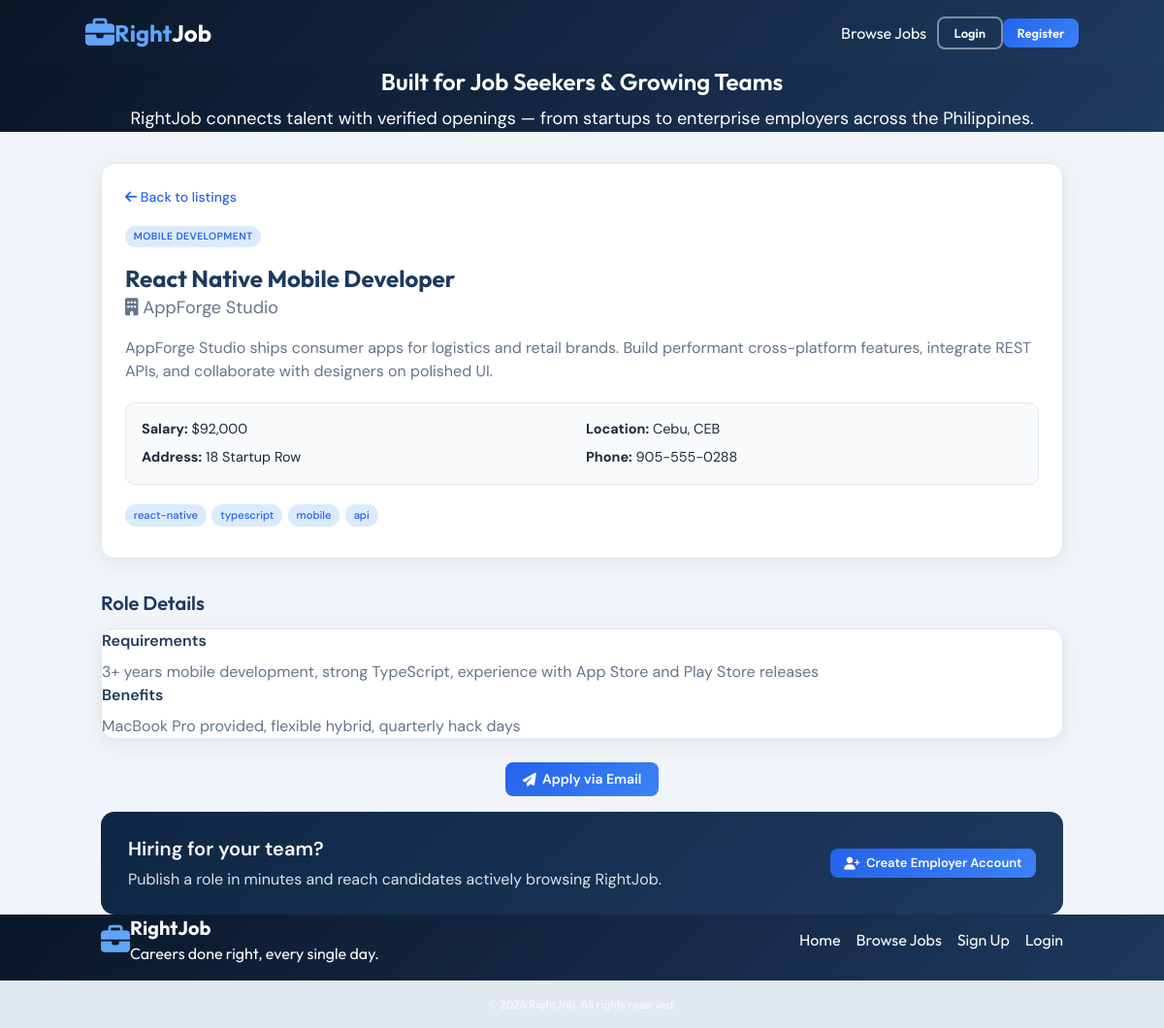
Screenshot of /listings/3 with the database file from the repository.
### tables this page shows
CREATE TABLE IF NOT EXISTS listings (
    id INT AUTO_INCREMENT PRIMARY KEY,
    title VARCHAR(255) NOT NULL,
    description TEXT NOT NULL,
    salary VARCHAR(50) NOT NULL,
    tags VARCHAR(255) DEFAULT NULL,
    company VARCHAR(255) DEFAULT NULL,
    address VARCHAR(255) DEFAULT NULL,
    city VARCHAR(100) NOT NULL,
    state VARCHAR(50) NOT NULL,
    phone VARCHAR(50) DEFAULT NULL,
    email VARCHAR(255) NOT NULL,
    requirements TEXT DEFAULT NULL,
    benefits TEXT DEFAULT NULL,
    category VARCHAR(50) DEFAULT NULL,
    user_id INT NOT NULL,
    created_at TIMESTAMP DEFAULT CURRENT_TIMESTAMP,
    FOREIGN KEY (user_id) REFERENCES users(id) ON DELETE CASCADE
);

### App/controllers/ListingController.php (called while the page is built, shortened)
<?php
class ListingController
{
    protected $db;
    public function __construct()
    {
        $config = require basePath('config/db.php');
        $this->db = new Database($config);
    }
    public function show($params)
    {
        $listing = $this->findListing($params['id'] ?? '');
        loadView('listings/show', [
            'pageTitle' => e($listing->title) . ' — RightJob',
            'listing' => $listing,
            'canManage' => $this->canManage($listing),
        ]);
    }
    protected function findListing($id)
    {
        return $this->db->query(
            'SELECT * FROM listings WHERE id = :id',
            ['id' => $id]
        )->fetch();
    }
    protected function canManage($listing): bool
    {
        if (!isEmployer()) {
            return false;
        }
        return (int) $listing->user_id === currentUserId();
    }
}

### public/index.php (called while the page is built, shortened)
<?php
require '../helpers.php';
$router = new Router();
$router->route(normalizeUri());

### Framework/Database.php (called while the page is built, shortened)
<?php
class Database
{
    public $conn;
    public function __construct($config)
    {
        $dsn = "mysql:host={$config['host']};port={$config['port']};dbname={$config['dbname']}";
        $options = [PDO::ATTR_ERRMODE => PDO::ERRMODE_EXCEPTION, PDO::ATTR_DEFAULT_FETCH_MODE => PDO::FETCH_OBJ];
        try {
            $this->conn = new PDO($dsn, $config['username'], $config['password'], $options);
        } catch (\PDOException $e) {
            throw new Exception('Database failed connection: ' . $e->getMessage());
        }
    }
    public function query($query, $params = [])
    {
        try {
            $sth = $this->conn->prepare($query);
            foreach ($params as $param => $value) {
                $sth->bindValue(':' . $param, $value);
            }
            $sth->execute();
            return $sth;
        } catch (PDOException $e) {
            throw new Exception("Query failed{$e->getMessage()}");
        }
    }
}

### App/views/listings/show.view.php (the view, shortened to what this page needs)
<?= loadPartial('head') ?>
<?= loadPartial('navbar') ?>
<?= loadPartial('top-banner') ?>
<section class="container mx-auto p-4 mt-4">
    <div class="panel detail-panel">
        <div class="flex flex-wrap justify-between items-center gap-3 mb-4">
            <a class="back-to-listings" href="<?= url('/listings') ?>">
                <i class="fa fa-arrow-left"></i> Back to listings
            </a>
        </div>
        <?php if (!empty($listing->category)) : ?>
            <span class="category-badge mb-2"><?= e(categoryLabel($listing->category)) ?></span>
        <?php endif; ?>
        <h1 class="text-2xl font-bold text-primary-brand mt-2"><?= e($listing->title) ?></h1>
        <?php if (!empty($listing->company)) : ?>
            <p class="text-lg mt-1 text-gray-600"><i class="fa fa-building"></i> <?= e($listing->company) ?></p>
        <?php endif; ?>
        <p class="text-gray-700 mt-4 leading-relaxed"><?= e($listing->description) ?></p>
        <ul class="detail-meta">
            <li><strong>Salary:</strong> <?= formatSalary($listing->salary) ?></li>
            <li><strong>Location:</strong> <?= e($listing->city) ?>, <?= e($listing->state) ?></li>
            <?php if (!empty($listing->address)) : ?><li><strong>Address:</strong> <?= e($listing->address) ?></li><?php endif; ?>
            <?php if (!empty($listing->phone)) : ?><li><strong>Phone:</strong> <?= e($listing->phone) ?></li><?php endif; ?>
        </ul>
        <?php $tags = formatTagList($listing->tags ?? null); ?>
        <?php if (!empty($tags)) : ?>
            <div class="job-card__tags mb-2">
                <?php foreach ($tags as $tag) : ?>
                    <span class="tag-pill"><?= e($tag) ?></span>
                <?php endforeach; ?>
            </div>
        <?php endif; ?>
    </div>
</section>
<section class="container mx-auto p-4 pb-8">
    <h2 class="text-xl font-semibold mb-3 text-primary-brand" style="font-family: var(--font-heading);">Role Details</h2>
    <div class="panel p-6 mb-6">
        <h3 class="font-semibold mb-2 text-primary-brand">Requirements</h3>
        <p class="text-gray-700 leading-relaxed"><?= e($listing->requirements ?: 'Contact employer for full requirements.') ?></p>
        <h3 class="font-semibold mt-5 mb-2 text-primary-brand">Benefits</h3>
        <p class="text-gray-700 leading-relaxed"><?= e($listing->benefits ?: 'Discuss benefits during the interview process.') ?></p>
    </div>
    <div class="btn-center-wrap">
        <a href="mailto:<?= e($listing->email) ?>?subject=Application%20for%20<?= rawurlencode($listing->title) ?>"
            class="btn btn--primary">
            <i class="fa fa-paper-plane"></i> Apply via Email
        </a>
    </div>
</section>
<?= loadPartial('bottom-banner') ?>
<?= loadPartial('footer') ?>

### Framework/Router.php (shortened to what this page needs)
<?php
class Router
{
    protected $routes = [];
    public function registerRoute($method, $uri, $action)
    {
        list($controller, $controllerMethod) = explode('@', $action);
        $this->routes[] = [
            'method' => $method,
            'uri' => $uri,
            'controller' => $controller,
            'controllerMethod' => $controllerMethod
        ];
    }
    public function route($uri)
    {
        $requestMethod = $_SERVER['REQUEST_METHOD'];
        foreach ($this->routes as $route) {
            $uriSegments = $uri === '/' ? [] : explode('/', trim($uri, '/'));
            $routeSegments = $route['uri'] === '/' ? [] : explode('/', trim($route['uri'], '/'));
            if (count($uriSegments) === count($routeSegments) && strtoupper($route['method']) === strtoupper($requestMethod)) {
                $params = [];
                $match = true;
                for ($i = 0; $i < count($uriSegments); $i++) {
                    if ($routeSegments[$i] !== $uriSegments[$i] && !preg_match('/\{(.+?)\}/', $routeSegments[$i])) {
                        $match = false;
                        break;
                    }
                    if (preg_match('/\{(.+?)\}/', $routeSegments[$i], $matches)) {
                        $params[$matches[1]] = $uriSegments[$i];
                    }
                }
                if ($match) {
                    $controllerMethod = $route['controllerMethod'];
                    $controllerInstance = new $controller();
                    $controllerInstance->$controllerMethod($params);
                    return;
                }
            }
        }
    }
}

### public/css/style.css (style rules this page uses)
html { line-height: 1.5; -webkit-text-size-adjust: 100%; -moz-tab-size: 4; -o-tab-size: 4; tab-size: 4; font-family: ui-sans-serif, system-ui, -apple-system, BlinkMacSystemFont, "Segoe UI", Roboto, "Helvetica Neue", Arial, "Noto Sans", sans-serif, "Apple Color Emoji", "Segoe UI Emoji", "Segoe UI Symbol", "Noto Color Emoji"; font-feature-settings: normal; font-variation-settings: normal; }
body { margin: 0; line-height: inherit; }
h1, h2, h3, h4, h5, h6 { font-size: inherit; font-weight: inherit; }
a { color: inherit; text-decoration: inherit; }
b, strong { font-weight: bolder; }
blockquote, dl, dd, h1, h2, h3, h4, h5, h6, hr, figure, p, pre { margin: 0; }
ol, ul, menu { list-style: none; margin: 0; padding: 0; }
.container { width: 100%; }
@media (min-width: 640px) { .container { max-width: 640px; } }
@media (min-width: 768px) { .container { max-width: 768px; } }
@media (min-width: 1024px) { .container { max-width: 1024px; } }
.mx-auto { margin-left: auto; margin-right: auto; }
.mb-2 { margin-bottom: 0.5rem; }
.mb-4 { margin-bottom: 1rem; }
.mb-6 { margin-bottom: 1.5rem; }
.mt-2 { margin-top: 0.5rem; }
.mt-4 { margin-top: 1rem; }
.mb-3 { margin-bottom: 0.75rem; }
.flex { display: flex; }
.items-center { align-items: center; }
.justify-between { justify-content: space-between; }
.bg-gray-100 { --tw-bg-opacity: 1; background-color: rgb(243 244 246 / var(--tw-bg-opacity)); }
.p-4 { padding: 1rem; }
.text-lg { font-size: 1.125rem; line-height: 1.75rem; }
.text-xl { font-size: 1.25rem; line-height: 1.75rem; }
.text-2xl { font-size: 1.5rem; line-height: 2rem; }
.font-bold { font-weight: 700; }
.font-semibold { font-weight: 600; }
.text-gray-700 { --tw-text-opacity: 1; color: rgb(55 65 81 / var(--tw-text-opacity)); }

### rows the page displays
listings: category "MOBILE DEVELOPMENT", title "React Native Mobile Developer", company "AppForge Studio", description "AppForge Studio ships consumer apps for logistics and retail brands. Build performant cross-platform features, integrate REST APIs, and collaborate with designers on polished UI.", salary "$92,000", city "Cebu", state "CEB", address "18 Startup Row", phone "905-555-0288", tags "react-native", tags "typescript", tags "mobile", tags "api", requirements "3+ years mobile development, strong TypeScript, experience with App Store and Play Store releases", benefits "MacBook Pro provided, flexible hybrid, quarterly hack days"
